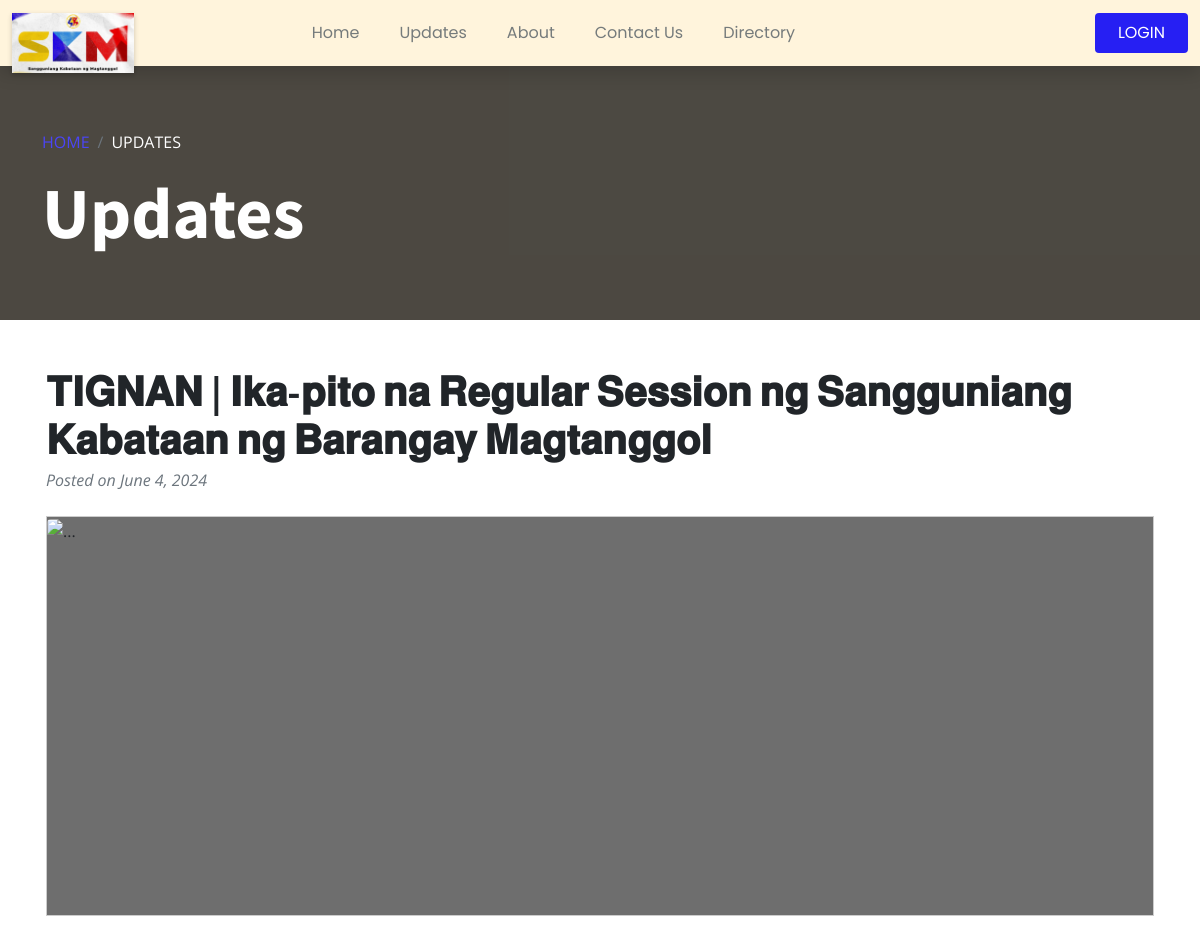
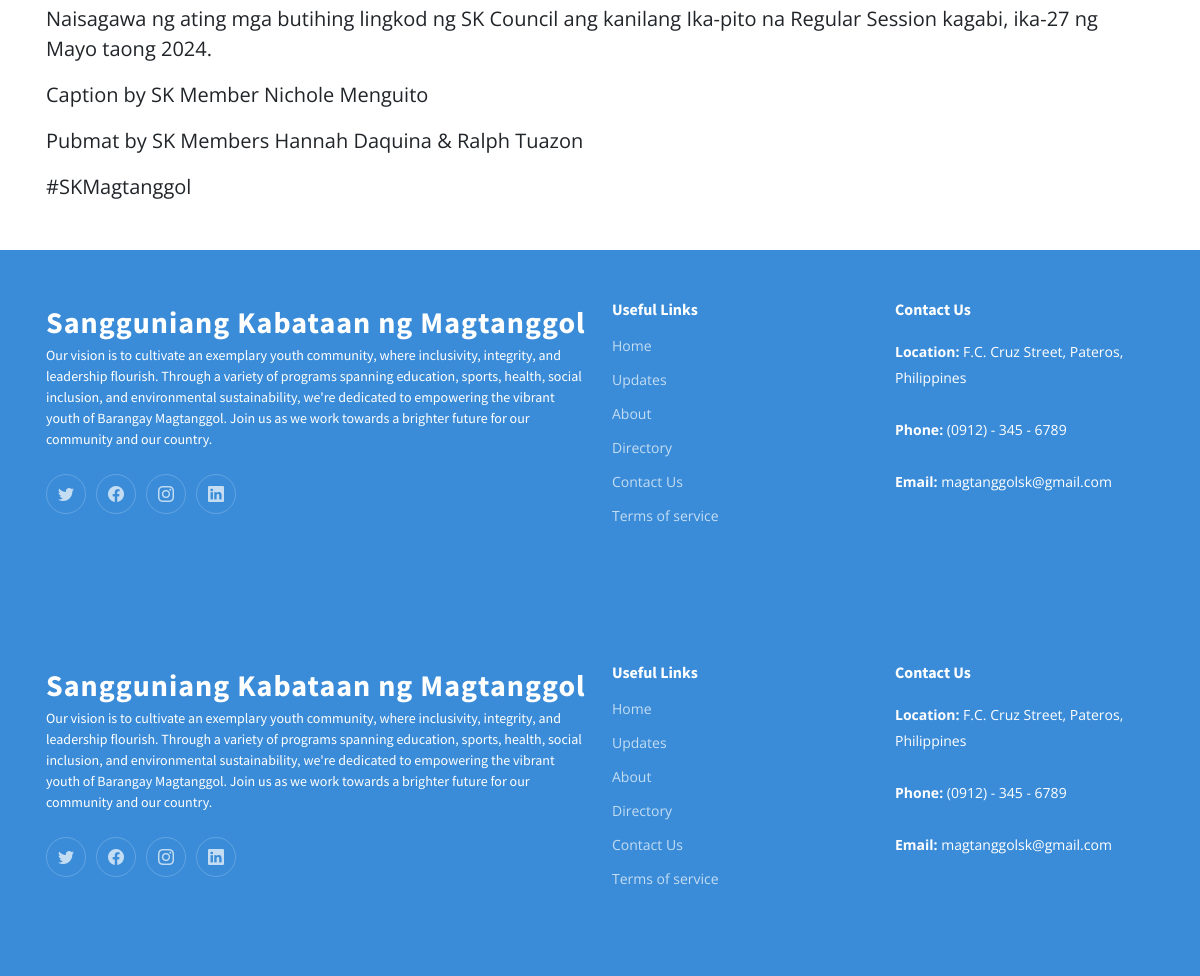
Page /newsupdate/spec-update.php?url=57827235 on the committed database (2 pictures, top to bottom).
### tables this page shows
CREATE TABLE `news_updates` (
  `updates_id` int(11) NOT NULL,
  `update_num` int(255) NOT NULL,
  `update_title` varchar(255) NOT NULL,
  `update_desc` longtext NOT NULL,
  `update_img` varchar(255) NOT NULL,
  `update_date` timestamp NULL DEFAULT current_timestamp() ON UPDATE current_timestamp(),
  `update-url` mediumtext NOT NULL,
  `update_active_stat` int(11) NOT NULL
);

### newsupdate/functions/functions.php (called while the page is built, shortened)
<?php
    $conn = mysqli_connect(DB_HOST, DB_USER, DB_PASS, DB_NAME);
    function get_spec_news($update_num){
        global $conn;
        $stmt = $conn->prepare("SELECT * FROM news_updates WHERE update_num = ?");
        $stmt->bind_param("i", $update_num);
        $stmt->execute();
        $result = $stmt->get_result();
        return $result;
    }
?>

### newsupdate/spec-update.php (the view, shortened to what this page needs)
<?php
include('includes/header.php');
include('includes/navbar.php');
?>
<?php
$update_num = isset($_GET['url']) ? (int)$_GET['url'] : 0;
$selected_update = get_spec_news($update_num);
?>
<div class="container-fluid page-header  p-0" style="background-color: #fff4dc;">
    <div class="container-fluid page-header-inner py-5">
        <div class="container align-items-left">
            <nav aria-label="breadcrumb">
                <ol class="breadcrumb justify-content-start text-uppercase">
                    <li class="breadcrumb-item"><a href="index.php">Home</a></li>
                    <li class="breadcrumb-item text-white active" aria-current="page">Updates</li>
                </ol>
            </nav>
            <h1 class="display-3 font-weight-bold text-white mb-3 animated slideInDown">Updates</h1>
        </div>
    </div>
</div>
<div class="container mt-5">
    <div class="row">
        <div class="col-lg-12">
            <article>
                <?php
                if ($display = mysqli_fetch_assoc($selected_update)) {
                ?>
                    <header class="mb-4">
                        <h1 class="fw-bolder mb-1"><?php echo htmlspecialchars($display['update_title']); ?></h1>
                        <div class="text-muted fst-italic mb-2">Posted on <?php echo date('F j, Y', strtotime($display['update_date'])); ?></div>
                    </header>
                    <?php
                    $images = json_decode($display['update_img'], true);
                    if (!empty($images)) :
                    ?>
                        <figure class="mb-4 fixed-spec-size"><img class="img-fluid rounded " src="admin/update-img/<?php echo $images[0]; ?>" alt="..." /></figure>
                    <?php else : ?>
                        <img class="img-fluid w-100" src="images/default-img.jpg" style="object-fit: cover;">
                    <?php endif; ?>
                    <section class="mb-5">
                        <div class="fs-5 mb-4"><?php echo $display['update_desc']; ?></div>
                    </section>
                <?php
                }
                ?>
            </article>
        </div>
    </div>
</div>
<div id="footer" class="footer">
    <div class="container">
        <div class="row gy-4">
            <div class="col-lg-6 col-md-6 footer-info">
                <a href="index.html" class="logo d-flex align-items-center">
                    <span>Sangguniang Kabataan ng Magtanggol</span>
                </a>
                <p> Our vision is to cultivate an exemplary youth community, where inclusivity, integrity, and leadership flourish. Through a variety of programs spanning education, sports, health, social inclusion, and environmental sustainability, we're dedicated to empowering the vibrant youth of Barangay Magtanggol. Join us as we work towards a brighter future for our community and our country.</p>
                <div class="social-links d-flex mt-4">
                    <a href="#" class="twitter"><i class="bi bi-twitter"></i></a>
                    <a href="#" class="facebook"><i class="bi bi-facebook"></i></a>
                    <a href="#" class="instagram"><i class="bi bi-instagram"></i></a>
                    <a href="#" class="linkedin"><i class="bi bi-linkedin"></i></a>
                </div>
            </div>
            <div class="col-lg-3 col-3 footer-links">
                <h4>Useful Links</h4>
                <ul>
                    <li><a href="index.php">Home</a></li>
                    <li><a href="rcnt-update-page.php">Updates</a></li>
                    <li><a href="about-us.php">About</a></li>
                    <li><a href="directory-page.php">Directory</a></li>
                    <li><a href="contage-page.php">Contact Us</a></li>
                    <li><a href="terms-condi.php">Terms of service</a></li>
                </ul>
            </div>
            <div class="col-lg-3 col-md-3 footer-contact text-center text-md-start">
                <h4>Contact Us</h4>
                <p>
                    <strong>Location:</strong> F.C. Cruz Street, Pateros, Philippines<br><br>
                    <strong>Phone:</strong> (0912) - 345 - 6789 <br><br>
                    <strong>Email:</strong> magtanggolsk@gmail.com <br>
                </p>
            </div>
        </div>
    </div>
</div>
<?
include('includes/footer.php');
?>

### newsupdate/assets/css/variables.css (style rules this page uses)
:root { --font-default: 'Open Sans', system-ui, -apple-system, "Segoe UI", Roboto, "Helvetica Neue", Arial, "Noto Sans", "Liberation Sans", sans-serif, "Apple Color Emoji", "Segoe UI Emoji", "Segoe UI Symbol", "Noto Color Emoji"; --font-primary: 'Source Sans Pro', sans-serif; --font-secondary: 'Poppins', sans-serif; --color-default: #1a1f24; --color-default-rgb: 26, 31, 36; --color-links: #261ff3; --color-links-hover: #1f18cc; --color-primary: #261ff3; --color-primary-light: #4a46f5; --color-primary-dark: #1f18cc; --color-primary-rgb: 14, 162, 189; --color-primary-light-rgb: 30, 195, 224; --color-primary-dark-rgb: 1, 137, 161; --color-secondary: #485664; --color-secondary-light: #8f9fae; --color-secondary-dark: #3a4753; --color-secondary-rgb: 72, 86, 100; --color-secondary-light-rgb: 143, 159, 174; --color-secondary-dark-rgb: 58, 71, 83; --color-blue: #0d6efd; --color-blue-rgb: 13, 110, 253; --color-indigo: #6610f2; --color-indigo-rgb: 102, 16, 242; --color-purple: #6f42c1; --color-purple-rgb: 111, 66, 193; --color-pink: #f3268c; --color-pink-rgb: 243, 38, 140; --color-red: #df1529; --color-red-rgb: 223, 21, 4; --color-orange: #fd7e14; --color-orange-rgb: 253, 126, 20; --color-yellow: #ffc107; --color-yellow-rgb: 255, 193, 7; --color-green: #059652; --color-green-rgb: 5, 150, 82; --color-teal: #20c997; --color-teal-rgb: 32, 201, 151; --color-cyan: #0dcaf0; --color-cyan-rgb: 13, 202, 240; --color-white: #ffffff; --color-white-rgb: 255, 255, 255; --color-gray: #6c757d; --color-gray-rgb: 108, 117, 125; --color-black: #000000; --color-black-rgb: 0, 0, 0; }
:root { --bs-blue: var(--color-blue); --bs-indigo: var(--color-indigo); --bs-purple: var(--color-purple); --bs-pink: var(--color-pink); --bs-red: var(--color-red); --bs-orange: var(--color-orange); --bs-yellow: var(--color-yellow); --bs-green: var(--color-green); --bs-teal: var(--color-teal); --bs-cyan: var(--color-cyan); --bs-white: var(--color-white); --bs-gray: var(--color-gray); --bs-gray-dark: #343a40; --bs-gray-100: #f8f9fa; --bs-gray-200: #e9ecef; --bs-gray-300: #dee2e6; --bs-gray-400: #ced4da; --bs-gray-500: #adb5bd; --bs-gray-600: #6c757d; --bs-gray-700: #495057; --bs-gray-800: #343a40; --bs-gray-900: #212529; --bs-primary: var(--color-blue); --bs-secondary: var(--color-blue); --bs-success: #198754; --bs-info: #0dcaf0; --bs-warning: #ffc107; --bs-danger: #dc3545; --bs-light: #f8f9fa; --bs-dark: #212529; --bs-primary-rgb: var(--color-primary-rgb); --bs-secondary-rgb: var(--color-secondary-rgb); --bs-success-rgb: 25, 135, 84; --bs-info-rgb: 13, 202, 240; --bs-warning-rgb: 255, 193, 7; --bs-danger-rgb: 220, 53, 69; --bs-light-rgb: 248, 249, 250; --bs-dark-rgb: 33, 37, 41; --bs-white-rgb: var(--color-white-rgb); --bs-black-rgb: var(--color-black-rgb); --bs-body-color-rgb: var(--color-default-rgb); --bs-body-bg-rgb: 255, 255, 255; --bs-font-sans-serif: var(--font-default); --bs-font-monospace: SFMono-Regular, Menlo, Monaco, Consolas, "Liberation Mono", "Courier New", monospace; --bs-gradient: linear-gradient(180deg, rgba(255, 255, 255, 0.15), rgba(255, 255, 255, 0)); --bs-body-font-family: var(--font-default); --bs-body-font-size: 1rem; --bs-body-font-weight: 400; --bs-body-line-height: 1.5; --bs-body-color: var(--color-default); --bs-body-bg: #fff; }

### rows in the picture
news_updates: update_title "𝐓𝐈𝐆𝐍𝐀𝐍 | 𝐈𝐤𝐚-𝐩𝐢𝐭𝐨 𝐧𝐚 𝐑𝐞𝐠𝐮𝐥𝐚𝐫 𝐒𝐞𝐬𝐬𝐢𝐨𝐧 𝐧𝐠 𝐒𝐚𝐧𝐠𝐠𝐮𝐧𝐢𝐚𝐧𝐠 𝐊𝐚𝐛𝐚𝐭𝐚𝐚𝐧 𝐧𝐠 𝐁𝐚𝐫𝐚𝐧𝐠𝐚𝐲 𝐌𝐚𝐠𝐭𝐚𝐧𝐠𝐠𝐨𝐥", update_date "June 4, 2024", update_desc "Naisagawa ng ating mga butihing lingkod ng SK Council ang kanilang Ika-pito na Regular Session kagabi, ika-27 ng Mayo taong 2024. Caption by SK Member Nichole Menguito Pubmat by SK Members Hannah Daquina & Ralph Tuazon #SKMagtanggol"
